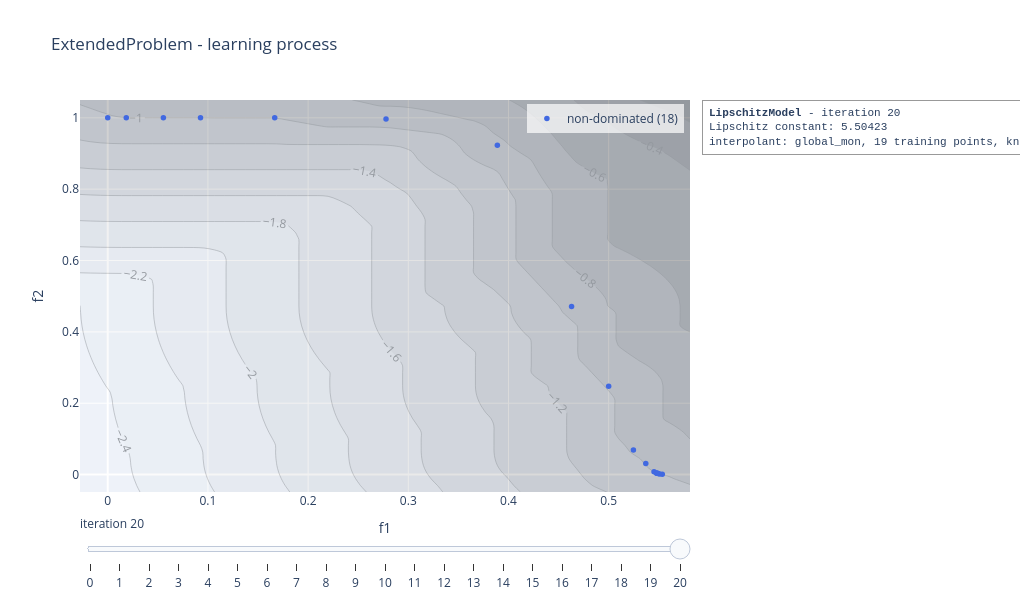

Here is the notebook cell this chart was saved with:
### Code cell
slip_model.visualise("learning", plot_scalarisation = True, show = False)

### Figure 1 — Plotly figure (JSON) as saved in the notebook; plotly's stock layout.template omitted (floating-point values rounded to 4 significant figures; data arrays with more than 128 entries replaced by an {"elided": "..."} marker saying what was removed)
{"data": [{"marker": {"color": "royalblue", "size": 5.5}, "mode": "markers", "name": "non-dominated (18)", "type": "scatter", "x": [0.3889, 0.5, 0.463, 0.537, 0.5247, 0.2778, 0.5535, 0.5453, 0.09259, 0.05556, 0.5494, 0.5508, 0.01852, 0.5485, 0.5476, 0.548, 0.1667, 0.0], "y": [0.9231, 0.2476, 0.4713, 0.03098, 0.06857, 0.9968, 0.001119, 0.007956, 1.0, 1.0, 0.002746, 0.001724, 1.0, 0.00354, 0.00446, 0.00398, 1.0, 1.0]}, {"colorscale": [[0, "rgb(255,255,255)"], [0.125, "rgb(240,240,240)"], [0.25, "rgb(217,217,217)"], [0.375, "rgb(189,189,189)"], [0.5, "rgb(150,150,150)"], [0.625, "rgb(115,115,115)"], [0.75, "rgb(82,82,82)"], [0.875, "rgb(37,37,37)"], [1, "rgb(0,0,0)"]], "contours": {"showlabels": true}, "opacity": 0.35, "showlegend": false, "showscale": false, "type": "contour", "x": [-0.02767, -0.01736, -0.007036, 0.003283, 0.0136, 0.02392, 0.03424, 0.04456, 0.05488, 0.0652, 0.07552, 0.08584, 0.09616, 0.1065, 0.1168, 0.1271, 0.1374, 0.1478, 0.1581, 0.1684, 0.1787, 0.189, 0.1994, 0.2097, 0.22, 0.2303, 0.2406, 0.251, 0.2613, 0.2716, 0.2819, 0.2922, 0.3025, 0.3129, 0.3232, 0.3335, 0.3438, 0.3541, 0.3645, 0.3748, 0.3851, 0.3954, 0.4057, 0.4161, 0.4264, 0.4367, 0.447, 0.4573, 0.4677, 0.478, 0.4883, 0.4986, 0.5089, 0.5193, 0.5296, 0.5399, 0.5502, 0.5605, 0.5709, 0.5812], "y": [-0.04883, -0.0302, -0.01158, 0.007045, 0.02567, 0.04429, 0.06291, 0.08154, 0.1002, 0.1188, 0.1374, 0.156, 0.1747, 0.1933, 0.2119, 0.2305, 0.2491, 0.2678, 0.2864, 0.305, 0.3236, 0.3423, 0.3609, 0.3795, 0.3981, 0.4168, 0.4354, 0.454, 0.4726, 0.4912, 0.5099, 0.5285, 0.5471, 0.5657, 0.5844, 0.603, 0.6216, 0.6402, 0.6589, 0.6775, 0.6961, 0.7147, 0.7333, 0.752, 0.7706, 0.7892, 0.8078, 0.8265, 0.8451, 0.8637, 0.8823, 0.901, 0.9196, 0.9382, 0.9568, 0.9755, 0.9941, 1.013, 1.031, 1.05], "z": {"elided": "60x60 float values"}}], "layout": {"annotations": [{"align": "left", "bgcolor": "rgba(255,255,255,0.85)", "bordercolor": "#999999", "borderpad": 6, "borderwidth": 1, "font": {"family": "Courier New, monospace", "size": 11}, "showarrow": false, "text": "<b>LipschitzModel</b> - iteration 20<br>Lipschitz constant: 5.50423<br>interpolant: global_mon, 19 training points, knn 2", "x": 1.02, "xanchor": "left", "xref": "paper", "y": 1, "yanchor": "top", "yref": "paper"}], "height": 600, "legend": {"bgcolor": "rgba(255,255,255,0.7)", "x": 0.99, "xanchor": "right", "y": 0.99, "yanchor": "top"}, "margin": {"r": 330}, "showlegend": true, "sliders": [{"active": 20, "currentvalue": {"prefix": "iteration "}, "steps": [{"args": [["0"], {"frame": {"redraw": true}, "mode": "immediate"}], "label": "0", "method": "animate"}, {"args": [["1"], {"frame": {"redraw": true}, "mode": "immediate"}], "label": "1", "method": "animate"}, {"args": [["2"], {"frame": {"redraw": true}, "mode": "immediate"}], "label": "2", "method": "animate"}, {"args": [["3"], {"frame": {"redraw": true}, "mode": "immediate"}], "label": "3", "method": "animate"}, {"args": [["4"], {"frame": {"redraw": true}, "mode": "immediate"}], "label": "4", "method": "animate"}, {"args": [["5"], {"frame": {"redraw": true}, "mode": "immediate"}], "label": "5", "method": "animate"}, {"args": [["6"], {"frame": {"redraw": true}, "mode": "immediate"}], "label": "6", "method": "animate"}, {"args": [["7"], {"frame": {"redraw": true}, "mode": "immediate"}], "label": "7", "method": "animate"}, {"args": [["8"], {"frame": {"redraw": true}, "mode": "immediate"}], "label": "8", "method": "animate"}, {"args": [["9"], {"frame": {"redraw": true}, "mode": "immediate"}], "label": "9", "method": "animate"}, {"args": [["10"], {"frame": {"redraw": true}, "mode": "immediate"}], "label": "10", "method": "animate"}, {"args": [["11"], {"frame": {"redraw": true}, "mode": "immediate"}], "label": "11", "method": "animate"}, {"args": [["12"], {"frame": {"redraw": true}, "mode": "immediate"}], "label": "12", "method": "animate"}, {"args": [["13"], {"frame": {"redraw": true}, "mode": "immediate"}], "label": "13", "method": "animate"}, {"args": [["14"], {"frame": {"redraw": true}, "mode": "immediate"}], "label": "14", "method": "animate"}, {"args": [["15"], {"frame": {"redraw": true}, "mode": "immediate"}], "label": "15", "method": "animate"}, {"args": [["16"], {"frame": {"redraw": true}, "mode": "immediate"}], "label": "16", "method": "animate"}, {"args": [["17"], {"frame": {"redraw": true}, "mode": "immediate"}], "label": "17", "method": "animate"}, {"args": [["18"], {"frame": {"redraw": true}, "mode": "immediate"}], "label": "18", "method": "animate"}, {"args": [["19"], {"frame": {"redraw": true}, "mode": "immediate"}], "label": "19", "method": "animate"}, {"args": [["20"], {"frame": {"redraw": true}, "mode": "immediate"}], "label": "20", "method": "animate"}]}], "title": {"text": "ExtendedProblem - learning process"}, "width": 1020, "xaxis": {"range": [-0.02767, 0.5812], "title": {"text": "f1"}}, "yaxis": {"range": [-0.04883, 1.05], "title": {"text": "f2"}}}}
